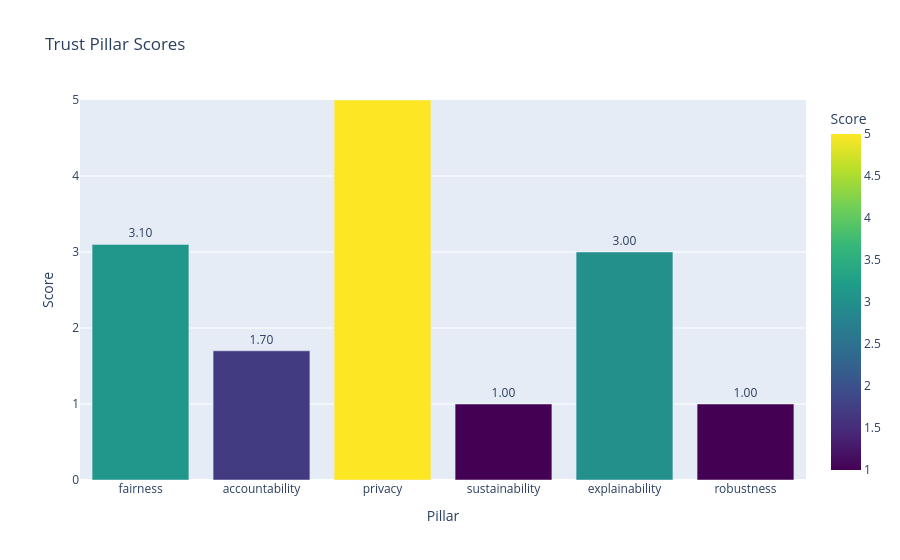
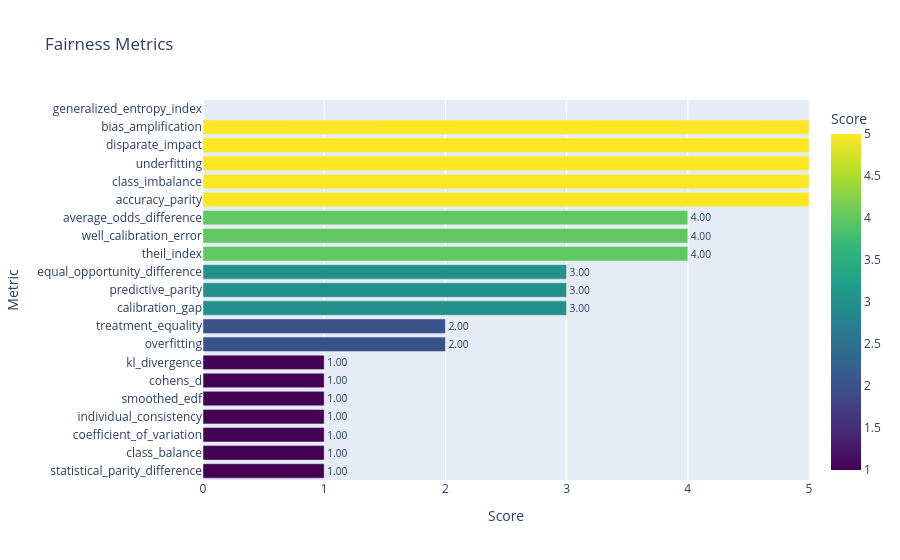
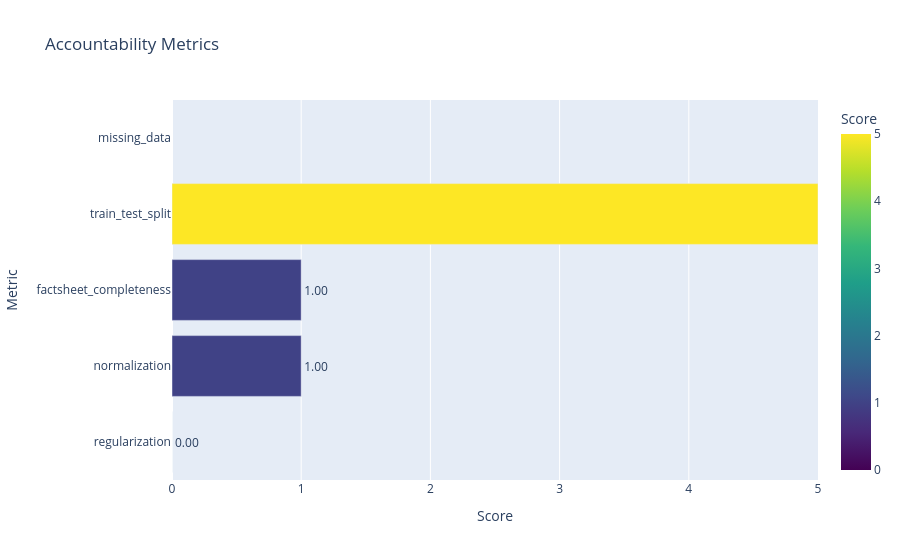
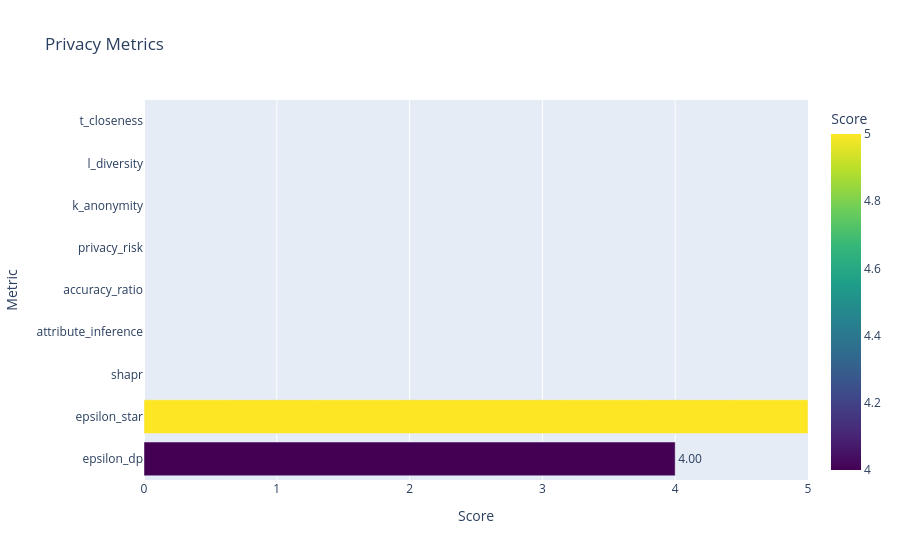

Notebook code cell kept with these figures, in order:
### Code cell
# === Cargar datos ===

pillar_scores = results["pillar_score"]
details = results["details"]

# === Gráfico de barras de pilares ===
df_pillars = pd.DataFrame(list(pillar_scores.items()), columns=["Pillar", "Score"])
fig_pillars = px.bar(
    df_pillars,
    x="Pillar",
    y="Score",
    text="Score",
    color="Score",
    color_continuous_scale="Viridis",
    range_y=[0, 5],
    title="Trust Pillar Scores"
)
fig_pillars.update_traces(texttemplate="%{text:.2f}", textposition="outside")
fig_pillars.show()  # Esto abre un navegador con el gráfico interactivo

# === Gráficos por métricas individuales de cada pilar ===
for pillar, metrics in details.items():
    df_metrics = pd.DataFrame(list(metrics.items()), columns=["Metric", "Score"])
    df_metrics = df_metrics.sort_values("Score")  # Para que las barras horizontales estén ordenadas
    fig = px.bar(
        df_metrics,
        x="Score",
        y="Metric",
        orientation="h",
        text="Score",
        color="Score",
        color_continuous_scale="Viridis",
        range_x=[0, 5],
        title=f"{pillar.capitalize()} Metrics"
    )
    fig.update_traces(texttemplate="%{text:.2f}", textposition="outside")
    fig.show()  # Abre cada gráfico en una ventana o pestaña del navegador

### Figure 1 — Plotly figure (JSON) as saved in the notebook; plotly's stock layout.template omitted (floating-point values rounded to 4 significant figures)
{"data": [{"hovertemplate": "Pillar=%{x}<br>Score=%{marker.color}<extra></extra>", "legendgroup": "", "marker": {"color": [3.1, 1.7, 5.0, 1.0, 3.0, 1.0], "coloraxis": "coloraxis", "pattern": {"shape": ""}}, "name": "", "orientation": "v", "showlegend": false, "text": [3.1, 1.7, 5.0, 1.0, 3.0, 1.0], "textposition": "outside", "texttemplate": "%{text:.2f}", "type": "bar", "x": ["fairness", "accountability", "privacy", "sustainability", "explainability", "robustness"], "xaxis": "x", "y": [3.1, 1.7, 5.0, 1.0, 3.0, 1.0], "yaxis": "y"}], "layout": {"barmode": "relative", "coloraxis": {"colorbar": {"title": {"text": "Score"}}, "colorscale": [[0, "#440154"], [0.1111, "#482878"], [0.2222, "#3e4989"], [0.3333, "#31688e"], [0.4444, "#26828e"], [0.5556, "#1f9e89"], [0.6667, "#35b779"], [0.7778, "#6ece58"], [0.8889, "#b5de2b"], [1, "#fde725"]]}, "legend": {"tracegroupgap": 0}, "title": {"text": "Trust Pillar Scores"}, "xaxis": {"anchor": "y", "domain": [0, 1], "title": {"text": "Pillar"}}, "yaxis": {"anchor": "x", "domain": [0, 1], "range": [0, 5], "title": {"text": "Score"}}}}

### Figure 2 — Plotly figure (JSON) as saved in the notebook; plotly's stock layout.template omitted (floating-point values rounded to 4 significant figures)
{"data": [{"hovertemplate": "Score=%{marker.color}<br>Metric=%{y}<extra></extra>", "legendgroup": "", "marker": {"color": [1.0, 1.0, 1.0, 1.0, 1.0, 1.0, 1.0, 2.0, 2.0, 3.0, 3.0, 3.0, 4.0, 4.0, 4.0, 5.0, 5.0, 5.0, 5.0, 5.0, NaN], "coloraxis": "coloraxis", "pattern": {"shape": ""}}, "name": "", "orientation": "h", "showlegend": false, "text": [1.0, 1.0, 1.0, 1.0, 1.0, 1.0, 1.0, 2.0, 2.0, 3.0, 3.0, 3.0, 4.0, 4.0, 4.0, 5.0, 5.0, 5.0, 5.0, 5.0, NaN], "textposition": "outside", "texttemplate": "%{text:.2f}", "type": "bar", "x": [1.0, 1.0, 1.0, 1.0, 1.0, 1.0, 1.0, 2.0, 2.0, 3.0, 3.0, 3.0, 4.0, 4.0, 4.0, 5.0, 5.0, 5.0, 5.0, 5.0, NaN], "xaxis": "x", "y": ["statistical_parity_difference", "class_balance", "coefficient_of_variation", "individual_consistency", "smoothed_edf", "cohens_d", "kl_divergence", "overfitting", "treatment_equality", "calibration_gap", "predictive_parity", "equal_opportunity_difference", "theil_index", "well_calibration_error", "average_odds_difference", "accuracy_parity", "class_imbalance", "underfitting", "disparate_impact", "bias_amplification", "generalized_entropy_index"], "yaxis": "y"}], "layout": {"barmode": "relative", "coloraxis": {"colorbar": {"title": {"text": "Score"}}, "colorscale": [[0, "#440154"], [0.1111, "#482878"], [0.2222, "#3e4989"], [0.3333, "#31688e"], [0.4444, "#26828e"], [0.5556, "#1f9e89"], [0.6667, "#35b779"], [0.7778, "#6ece58"], [0.8889, "#b5de2b"], [1, "#fde725"]]}, "legend": {"tracegroupgap": 0}, "title": {"text": "Fairness Metrics"}, "xaxis": {"anchor": "y", "domain": [0, 1], "range": [0, 5], "title": {"text": "Score"}}, "yaxis": {"anchor": "x", "domain": [0, 1], "title": {"text": "Metric"}}}}

### Figure 3 — Plotly figure (JSON) as saved in the notebook; plotly's stock layout.template omitted (floating-point values rounded to 4 significant figures)
{"data": [{"hovertemplate": "Score=%{marker.color}<br>Metric=%{y}<extra></extra>", "legendgroup": "", "marker": {"color": [0.0, 1.0, 1.0, 5.0, NaN], "coloraxis": "coloraxis", "pattern": {"shape": ""}}, "name": "", "orientation": "h", "showlegend": false, "text": [0.0, 1.0, 1.0, 5.0, NaN], "textposition": "outside", "texttemplate": "%{text:.2f}", "type": "bar", "x": [0.0, 1.0, 1.0, 5.0, NaN], "xaxis": "x", "y": ["regularization", "normalization", "factsheet_completeness", "train_test_split", "missing_data"], "yaxis": "y"}], "layout": {"barmode": "relative", "coloraxis": {"colorbar": {"title": {"text": "Score"}}, "colorscale": [[0, "#440154"], [0.1111, "#482878"], [0.2222, "#3e4989"], [0.3333, "#31688e"], [0.4444, "#26828e"], [0.5556, "#1f9e89"], [0.6667, "#35b779"], [0.7778, "#6ece58"], [0.8889, "#b5de2b"], [1, "#fde725"]]}, "legend": {"tracegroupgap": 0}, "title": {"text": "Accountability Metrics"}, "xaxis": {"anchor": "y", "domain": [0, 1], "range": [0, 5], "title": {"text": "Score"}}, "yaxis": {"anchor": "x", "domain": [0, 1], "title": {"text": "Metric"}}}}

### Figure 4 — Plotly figure (JSON) as saved in the notebook; plotly's stock layout.template omitted (floating-point values rounded to 4 significant figures)
{"data": [{"hovertemplate": "Score=%{marker.color}<br>Metric=%{y}<extra></extra>", "legendgroup": "", "marker": {"color": [4.0, 5.0, NaN, NaN, NaN, NaN, NaN, NaN, NaN], "coloraxis": "coloraxis", "pattern": {"shape": ""}}, "name": "", "orientation": "h", "showlegend": false, "text": [4.0, 5.0, NaN, NaN, NaN, NaN, NaN, NaN, NaN], "textposition": "outside", "texttemplate": "%{text:.2f}", "type": "bar", "x": [4.0, 5.0, NaN, NaN, NaN, NaN, NaN, NaN, NaN], "xaxis": "x", "y": ["epsilon_dp", "epsilon_star", "shapr", "attribute_inference", "accuracy_ratio", "privacy_risk", "k_anonymity", "l_diversity", "t_closeness"], "yaxis": "y"}], "layout": {"barmode": "relative", "coloraxis": {"colorbar": {"title": {"text": "Score"}}, "colorscale": [[0, "#440154"], [0.1111, "#482878"], [0.2222, "#3e4989"], [0.3333, "#31688e"], [0.4444, "#26828e"], [0.5556, "#1f9e89"], [0.6667, "#35b779"], [0.7778, "#6ece58"], [0.8889, "#b5de2b"], [1, "#fde725"]]}, "legend": {"tracegroupgap": 0}, "title": {"text": "Privacy Metrics"}, "xaxis": {"anchor": "y", "domain": [0, 1], "range": [0, 5], "title": {"text": "Score"}}, "yaxis": {"anchor": "x", "domain": [0, 1], "title": {"text": "Metric"}}}}
